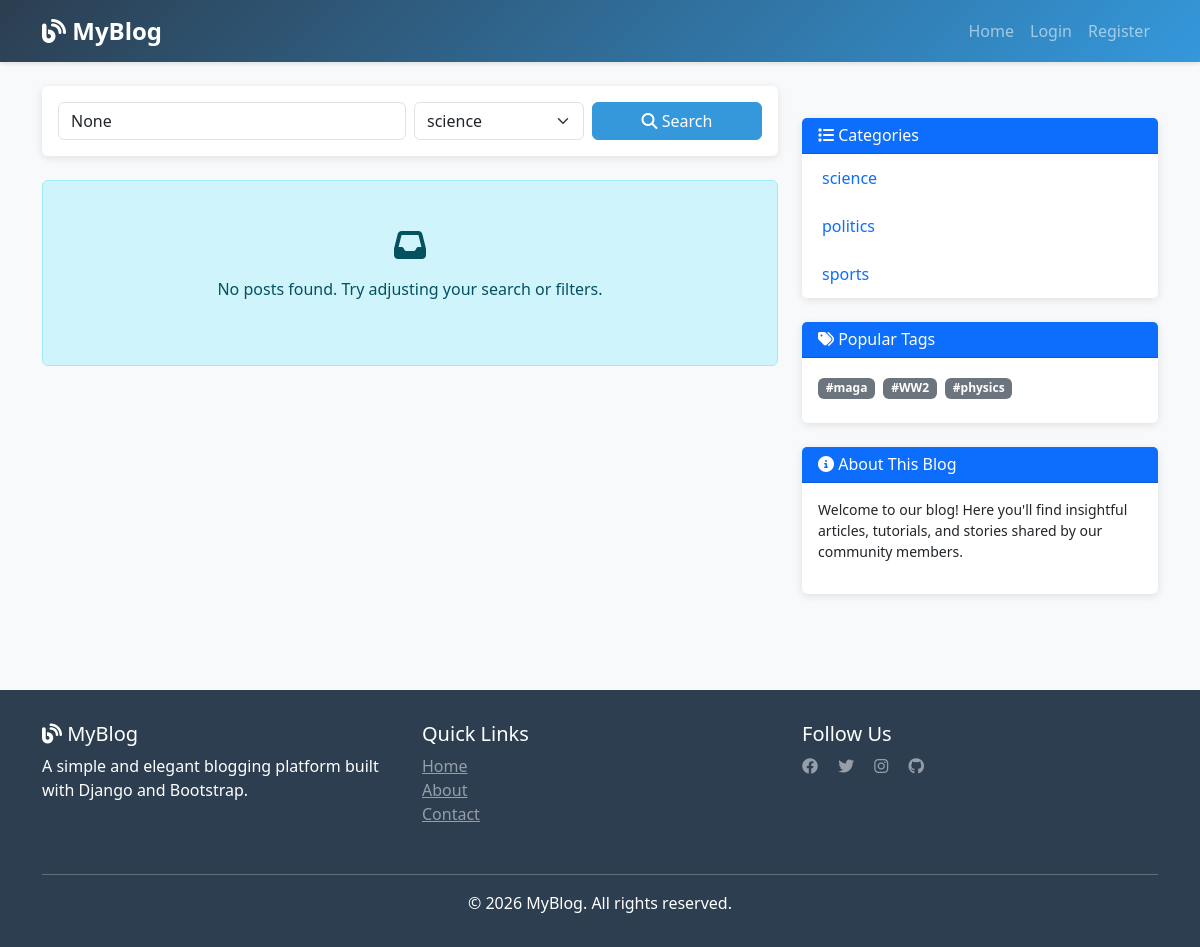
The app's page /?category=science with its own data.
### blog/models.py (models this page shows, shortened)
class Catagory(models.Model):
    name = models.CharField(max_length=100)

class Tag (models.Model):
    name = models.CharField(max_length=100)

### blog/views.py (the view)
# urls.py: path('', views.post_list, name='post_list'),
def post_list(request):
    catagoryQ=request.GET.get('category')
    tagQ=request.GET.get('tag')
    searchQ=request.GET.get('q')
    posts=Post.objects.all()
    if catagoryQ:
        posts=posts.filter(Catagory__name=catagoryQ)
    if tagQ:
        posts=posts.filter(tags__name=tagQ)
    if searchQ:
        posts=posts.filter(
            Q(title__icontains=searchQ) | Q(content__icontains=searchQ)
            | Q(tags__name__icontains=searchQ) | Q(Catagory__name__icontains=searchQ)
        ).distinct()
    paginator=Paginator(posts,2)
    page_number=request.GET.get('page')
    page_obj=paginator.get_page(page_number)
    context={
      "page_obj":page_obj,
      "catagories":Catagory.objects.all(),
      "tags":Tag.objects.all(),
      "search_query":searchQ,
      "catagory_query":catagoryQ,
      "tag_query":tagQ,
    }
    return render(request,'blog/post_list.html',context)

### templates/blog/post_list.html (shortened to what this page needs)
{% extends 'base.html' %}
{% load crispy_forms_tags %}
{% block content %}
<div class="row">
    <div class="col-lg-8">
        <div class="card mb-4">
            <div class="card-body">
                <form method="GET" class="row g-2">
                    <div class="col-md-6">
                        <input type="text" name="q" class="form-control"
                               placeholder="Search posts..."
                               value="{{ search_query }}">
                    </div>
                    <div class="col-md-3">
                        <select name="category" class="form-select">
                            {% for category in catagories %}
                                <option value="{{ category.name }}"
                                    {% if catagory_query == category.name %}selected{% endif %}>
                                    {{ category.name }}
                                </option>
                            {% endfor %}
                        </select>
                    </div>
                    <div class="col-md-3">
                        <button type="submit" class="btn btn-primary w-100">
                            <i class="fas fa-search"></i> Search
                        </button>
                    </div>
                </form>
            </div>
        </div>
        {% if page_obj %}
            {% for post in page_obj %}
            <div class="card mb-4">
                <div class="card-body">
                    <div class="d-flex justify-content-between align-items-start mb-2">
                        <h5 class="card-title post-title">{{ post.title }}</h5>
                        {% if user == post.author %}
                        <div class="btn-group btn-group-sm">
                            <a href="{% url 'post_update' post.id %}" class="btn btn-warning" title="Edit">
                                <i class="fas fa-edit"></i>
                            </a>
                            <a href="{% url 'post_delete' post.id %}" class="btn btn-danger" title="Delete" onclick="return confirm('Are you sure?')">
                                <i class="fas fa-trash"></i>
                            </a>
                        </div>
                        {% endif %}
                    </div>
                    <p class="text-muted small mb-2">
                        <i class="fas fa-user"></i> By <strong>{{ post.author.username }}</strong> |
                        <i class="fas fa-calendar"></i> {{ post.created_at|date:"M d, Y" }} |
                        <i class="fas fa-eye"></i> {{ post.view_count }} views
                    </p>
                    {% if post.Catagory %}
                    <p class="mb-2">
                        <span class="badge bg-info">
                            <i class="fas fa-folder"></i> {{ post.Catagory.name }}
                        </span>
                    </p>
                    {% endif %}
                    {% if post.tags.all %}
                    <p class="mb-3">
                        {% for tag in post.tags.all %}
                            <a href="?tag={{ tag.name }}" class="badge bg-secondary text-decoration-none">
                                <i class="fas fa-tag"></i> {{ tag.name }}
                            </a>
                        {% endfor %}
                    </p>
                    {% endif %}
                    <div class="card-text post-excerpt mb-3">
                        {{ post.content|truncatewords:50|safe }}
                    </div>
                    <div class="d-flex justify-content-between align-items-center">
                        <div>
                            <a href="{% url 'post_detail' post.id %}" class="btn btn-sm btn-primary">
                                Read More <i class="fas fa-arrow-right"></i>
                            </a>
                        </div>
                        <div>
                            <span class="me-3">
                                <i class="fas fa-comments"></i>
                                {{ post.comment_set.count }} Comments
                            </span>
                            {% if user.is_authenticated %}
                            <form method="POST" action="{% url 'like_post' post.id %}" class="d-inline">
                                {% csrf_token %}
                                <button type="submit" class="btn btn-sm {% if is_liked %}btn-danger{% else %}btn-outline-danger{% endif %}" style="border: none; background: none;">
                                    <i class="fas fa-heart"></i> {{ post.liked_users.count }}
                                </button>
                            </form>
                            {% else %}
                            <span class="text-danger"><i class="fas fa-heart"></i> {{ post.liked_users.count }}</span>
                            {% endif %}
                        </div>
                    </div>
                </div>
            </div>
            {% endfor %}
            {% if page_obj.has_other_pages %}
            <nav aria-label="Page navigation">
                <ul class="pagination justify-content-center">
                    {% if page_obj.has_previous %}
                    <li class="page-item">
                        <a class="page-link" href="?page=1{% if search_query %}&q={{ search_query }}{% endif %}">First</a>
                    </li>
                    <li class="page-item">
                        <a class="page-link" href="?page={{ page_obj.previous_page_number }}{% if search_query %}&q={{ search_query }}{% endif %}">Previous</a>
                    </li>
                    {% endif %}
                    {% for num in page_obj.paginator.page_range %}
                        {% if page_obj.number == num %}
                        <li class="page-item active">
                            <span class="page-link">{{ num }}</span>
                        </li>
                        {% elif num > page_obj.number|add:'-3' and num < page_obj.number|add:'3' %}
                        <li class="page-item">
                            <a class="page-link" href="?page={{ num }}{% if search_query %}&q={{ search_query }}{% endif %}">{{ num }}</a>
                        </li>
                        {% endif %}
                    {% endfor %}
                    {% if page_obj.has_next %}
                    <li class="page-item">
                        <a class="page-link" href="?page={{ page_obj.next_page_number }}{% if search_query %}&q={{ search_query }}{% endif %}">Next</a>
                    </li>
                    <li class="page-item">
                        <a class="page-link" href="?page={{ page_obj.paginator.num_pages }}{% if search_query %}&q={{ search_query }}{% endif %}">Last</a>
                    </li>
                    {% endif %}
                </ul>
            </nav>
            {% endif %}
        {% else %}
        <div class="alert alert-info text-center py-5">
            <i class="fas fa-inbox fa-2x mb-3"></i>
            <p>No posts found. Try adjusting your search or filters.</p>
        </div>
        {% endif %}
    </div>
    <div class="col-lg-4">
        <div class="sidebar">
            <div class="card">
                <div class="card-header bg-primary text-white">
                    <h6 class="mb-0"><i class="fas fa-list"></i> Categories</h6>
                </div>
                <ul class="list-group list-group-flush">
                    {% for category in catagories %}
                    <li class="list-group-item">
                        <a href="?category={{ category.name }}" class="text-decoration-none">
                            {{ category.name }}
                        </a>
                    </li>
                    {% empty %}
                    <li class="list-group-item text-muted">No categories yet</li>
                    {% endfor %}
                </ul>
            </div>
            <div class="card mt-4">
                <div class="card-header bg-primary text-white">
                    <h6 class="mb-0"><i class="fas fa-tags"></i> Popular Tags</h6>
                </div>
                <div class="card-body">
                    {% for tag in tags %}
                        <a href="?tag={{ tag.name }}" class="badge bg-secondary text-decoration-none mb-2">
                            {{ tag.name }}
                        </a>
                    {% empty %}
                    <p class="text-muted">No tags yet</p>
                    {% endfor %}
                </div>
            </div>
            <div class="card mt-4">
                <div class="card-header bg-primary text-white">
                    <h6 class="mb-0"><i class="fas fa-info-circle"></i> About This Blog</h6>
                </div>
                <div class="card-body">
                    <p class="small">Welcome to our blog! Here you'll find insightful articles, tutorials, and stories shared by our community members.</p>
                </div>
            </div>
        </div>
    </div>
</div>
{% endblock %}

### templates/base.html (style rules this page uses)
:root { --primary-color: #2c3e50; --secondary-color: #3498db; }
body { display: flex; flex-direction: column; min-height: 100vh; background-color: #f8f9fa; }
.card { border: none; box-shadow: 0 2px 8px rgba(0,0,0,0.1); transition: transform 0.3s ease, box-shadow 0.3s ease; }
.btn-primary { background-color: var(--secondary-color); border-color: var(--secondary-color); }
.sidebar { margin-top: 2rem; }
.sidebar .card { margin-bottom: 1.5rem; }
.sidebar .list-group-item { border: none; padding: 0.75rem 1.25rem; }
.badge { margin-right: 0.25rem; margin-bottom: 0.25rem; }

### records on screen
Catagory: name "science"
Catagory: name "politics"
Catagory: name "sports"
Tag: name "#maga"
Tag: name "#WW2"
Tag: name "#physics"

### other values on screen
form field category "science"
